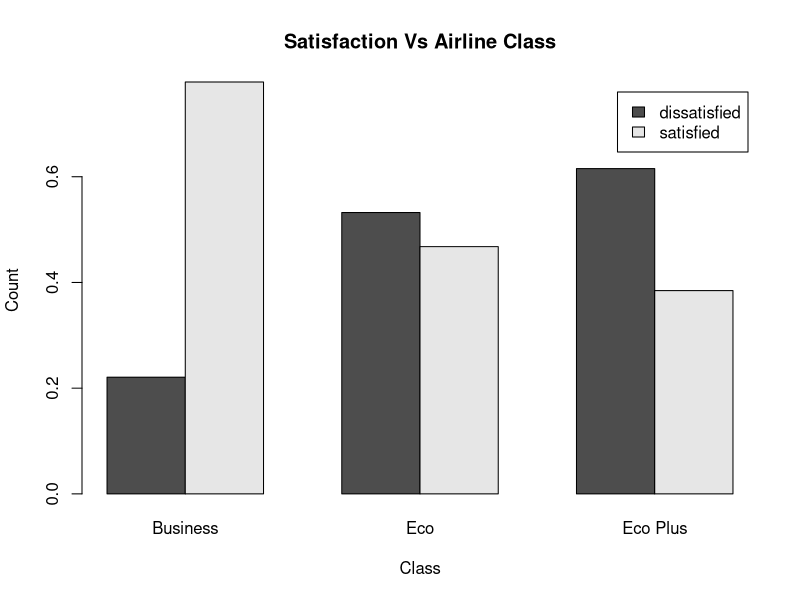
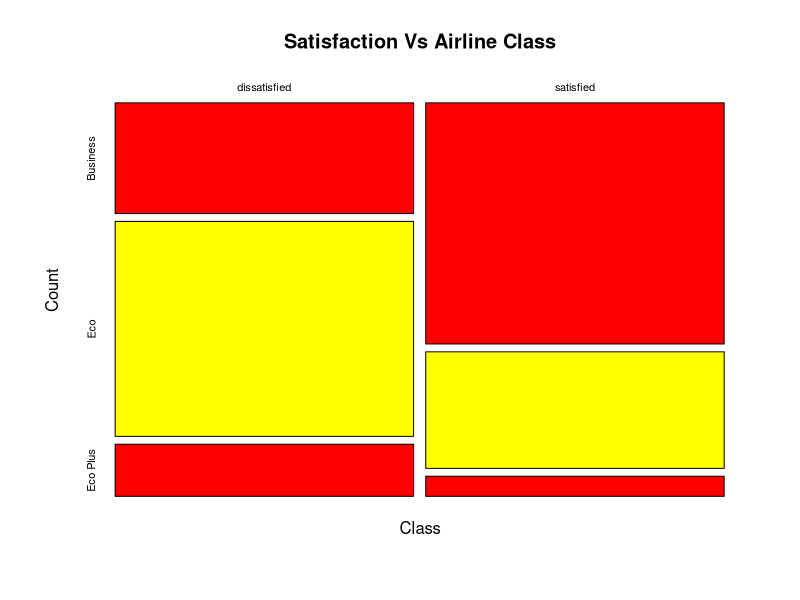

Write the R code that produced these figures, in order.

setwd("~/Escritorio/College/Q9/MVA/LAB/Session1")
airline <- read.csv2("airline.csv", stringsAsFactors=TRUE)
View(airline)

colnames(airline)

ctm_typ_sat <- airline[, c("satisfaction", "Customer.Type")]
# Create a contingency table from the DF
ctm_table <- table(ctm_typ_sat)
# Joint probability (By rows)
ctm_joint <- prop.table(ctm_table, margin = 1)
# Conditional probabilities (By columns)
ctm_cond <- prop.table(ctm_table, margin = 2)

class_sat <- airline[, c("satisfaction", "Class")]
class_table <- table(class_sat)
# Joint probabilities
class_joint <- prop.table(class_table, margin = 1)
# Conditional probabilities
class_cond <- prop.table(class_table, margin = 2)

# 4. 3-way table (satisfaction, class and customer type)
tbl3 <- xtabs(formula=~satisfaction + Customer.Type + Class, data=airline)
tbl3

flat_tbl3 <- ftable(tbl3)


# 5. Visualize class satisfaction through 2 plots:
ctm_joint
ctm_cond

#Conditional probabilities make much more sense
barplot(class_cond, legend=TRUE, xlab="Class", ylab="Count", main="Satisfaction Vs Airline Class", beside=TRUE)
#barplot(class_joint, legend=TRUE, xlab="Class", ylab="Count", main="Satisfaction Vs Airline Class", beside=TRUE)

mosaicplot(class_joint, xlab="Class", ylab="Count", legend=TRUE, main="Satisfaction Vs Airline Class", col=c("red","yellow", "red"))

# 6. 
library(dplyr)

subset <- airline[, c("Seat.comfort", "Food.and.drink", "Online.support", "Cleanliness")]
df <- data.frame(
  Seat.comfort = mean(airline$Seat.comfort),
  Food.and.drink = mean(airline$Food.and.drink),
  Online.support = mean(airline$Online.support),
  Cleanliness = mean(airline$Cleanliness)
)
summary(subset)
